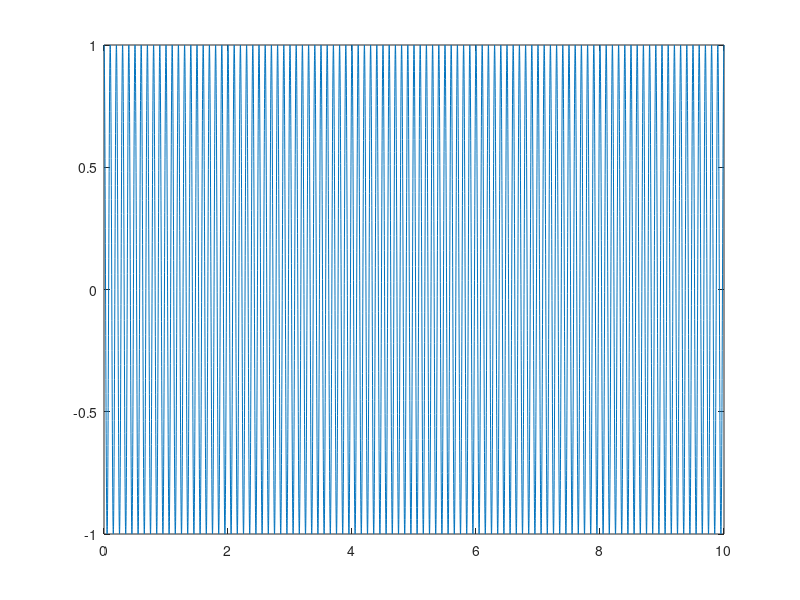

This chart was generated by the following MATLAB code:
%% ZAD 1
fs = 1000;
T = 10;
f0 = 10;
time_v = linspace(0,T,T*fs);
signal_vec = cos(time_v*f0*2*pi);
plot(time_v,signal_vec);
disp 'hello'
